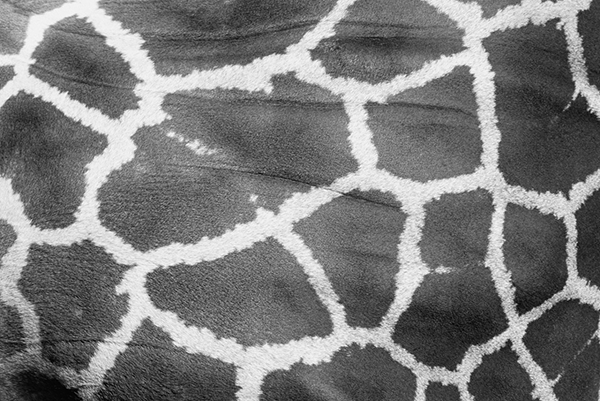
//> input picture ImageRecognition_0529/ImageRecognition_0529_02/Giraffe.png, 600 x 401 px
$ ./main02   (built with g++ and OpenCV 4)
//> lines starting //> are read from the running program, lines starting //| are printed output that depends on the picture; after the words box and inside, x2 and y2 are one past the last pixel; in counts of white or black regions, pixels touching at a corner belong together
#include <iostream>
#include <opencv2\/opencv.hpp>

int main(int argc, const char * argv[]){
	cv::Mat img = cv::imread("Giraffe.png",0);	//画像ファイルの読み込み
//> img is the input picture: 401 rows x 600 cols, CV_8UC1; min 0, max 255, mean 122.1
	if (img.empty())	//ファイルの読み込み失敗
	{
		std::cout << "ファイルの読み込みに失敗しました" << std::endl;
		return -1;
	}
	//ヒストグラム内の最小値・最大値・画素数・平均を求めておく
	int w_max=0; int w_min=0;
	int w_sum = img.rows * img.cols;	//全画素数
//> w_sum = 240600
	double w_ave=0.0;

	//グラフ化するデータの格納準備
	int histdata[256];
	for(int i=0;i<256;i++){
		histdata[i] = 0;
	}

	//データを計算
	for(int y=0; y< img.rows;y++){
		for(int x=0; x<img.cols; x++){
			int i =(int)(img.at<uchar>(y,x));	//加算する値を保持
			histdata[i]++;	//ヒストグラムに加算
			if(w_max < i){w_max = i;}	//最大値格納
			if(w_min > i){w_min = i;}	//最小値格納
			w_ave += (double)i;	//平均計算用に加算
		}
	}
//> this loop made 401 passes
//> (w_max, w_ave) on passes 1 to 3: (244, 83095), (244, 165261), (244, 248465)
//> after the loop, histdata = 256 values, max 2285 at index 102, min 1 at index 253, mean 939.8; w_max = 255; w_min = 0; w_ave = 29376667
	w_ave = w_ave / w_sum;	//全画素平均を求めておく
//> w_ave = 122.1

	//分離度が最大になるしきい値を求める→クラス間分散が最大になる
	//しきい値tの値を求める
	double distb_max = -1.0;	//最大のクラス間分散
	//↓最大クラス間分散時の↓
	int t_max = 0;	//しきい値t
	int n1_max=0;	int n2_max=0;	//各クラスの画素の数
	double ave1_max=0.0; double ave2_max=0.0; //各クラスの平均値
	double dis1_max=0.0; double dis2_max=0.0; //各クラスの分散値

	for(int t =0; t<256;t++){
		int num1=0; //クラス1の画素数
		double ave1=0.0;	//クラス1の画素平均
		double dis1=0.0;	//クラス1の分散
		int tmp=0;	//平均を求めるための作業変数
		//クラス1内のヒストグラム
		for(int i=0;i<t;i++){
			num1 += histdata[i];
			tmp += i * histdata[i];
		}
		//クラス1平均値
		ave1 = (double)tmp/num1;
		for(int i=0;i<t;i++){
			dis1 = dis1 + ((i-ave1)*(i-ave1)/num1);
		}
		//分散を求める
		dis1 = dis1 / num1;

		//クラス2も同様に求める
		tmp = 0;
		int num2=0; //クラス2の画素数
		double ave2=0.0;	//クラス2の画素平均
		double dis2=0.0;	//クラス2の分散
		//クラス2内のヒストグラム
		for(int i=t;i<256;i++){
			num2 += histdata[i];
			tmp += i * histdata[i];
		}
		//クラス2平均値
		ave2 = (double)tmp/num2;
		for(int i=t;i<256;i++){
			dis2 = dis2 + ((i-ave2)*(i-ave2)/num2);
		}
		//分散を求める
		dis2 = dis2 / num2;

		//クラス間分散
		double distb = num1*num2*(ave1-ave2)*(ave1-ave2) / (num1+num2)*(num1+num2);
		if(distb_max < distb){
			distb_max = distb;
			t_max = t;
			n1_max = num1;	n2_max = num2;
			ave1_max = ave1;	ave2_max = ave2;
			dis1_max = dis1;	dis2_max = dis2;
		}
	}
//> this loop made 256 passes
//> (num1, tmp, ave1, dis1, num2, ave2, distb_max, n1_max) on passes 2 to 12: (15, 29376667, 0, 0, 240585, 122.1, 5.38e+10, 15), (21, 29376661, 0.286, 0.00134, 240579, 122.1, 7.5e+10, 21), (29, 29376645, 0.759, 0.00259, 240571, 122.1, 1.03e+11, 29), (40, 29376612, 1.38, 0.00316, 240560, 122.1, 1.4e+11, 40), (68, 29376500, 2.46, 0.00239, 240532, 122.1, 2.34e+11, 68), (108, 29376300, 3.4, 0.00192, 240492, 122.2, 3.66e+11, 108), (231, 29375562, 4.78, 0.000942, 240369, 122.2, 7.66e+11, 231), (379, 29374526, 5.65, 0.00055, 240221, 122.3, 1.24e+12, 379), (484, 29373686, 6.16, 0.000435, 240116, 122.3, 1.57e+12, 484), (577, 29372849, 6.62, 0.000382, 240023, 122.4, 1.86e+12, 577), (674, 29371879, 7.1, 0.000349, 239926, 122.4, 2.15e+12, 674)
//> (num1, tmp, ave1, dis1, num2, ave2, dis2, distb) on pass 1: (0, 29376667, nan, nan, 240600, 122.1, 2.43e-05, nan)

	//各値を出力する
	std::cout << "しきい値：" << t_max << std::endl;
//| しきい値：168
	std::cout << "\nクラス1\n";
	std::cout << "画素数：" << n1_max << std::endl;
//| 画素数：181655
	std::cout << "平均値：" << ave1_max << std::endl;
//| 平均値：91.6344
	std::cout << "分散値：" << dis1_max << std::endl;
//| 分散値：1.23108e-05
	std::cout << "\nクラス2\n";
	std::cout << "画素数：" << n2_max << std::endl;
//| 画素数：58945
	std::cout << "平均値：" << ave2_max << std::endl;
//| 平均値：215.978
	std::cout << "分散値：" << dis2_max << std::endl;
//| 分散値：1.68503e-05
	std::cout << "\nクラス間分散" << distb_max << std::endl;
//| クラス間分散3.27428e+13

	cv::threshold(img,img,t_max,255.0,CV_THRESH_BINARY);	//2値化
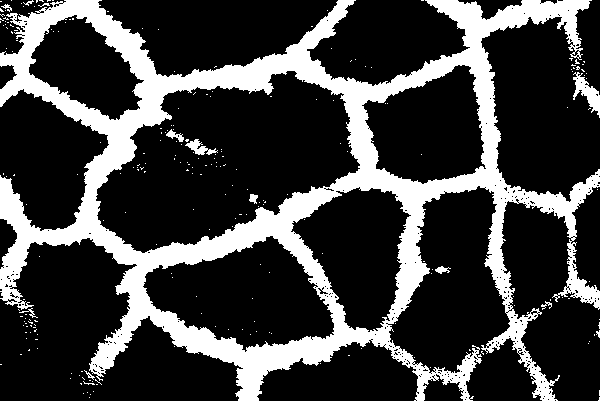
//> img: 401 rows x 600 cols, CV_8UC1; 24.4% white; 238 white regions (226 under 20 px), largest, box (x1, y1, x2, y2) and area: (0, 0, 600, 401) 57062, (573, 72, 600, 118) 498, (185, 139, 218, 155) 220
	if(cv::imwrite("output.bmp", img) == false){	//保存の成否判定
		std::cout << "ファイルの保存に失敗" << std::endl;
		return -1;
	}
	cv::waitKey();
	return 0;
}
